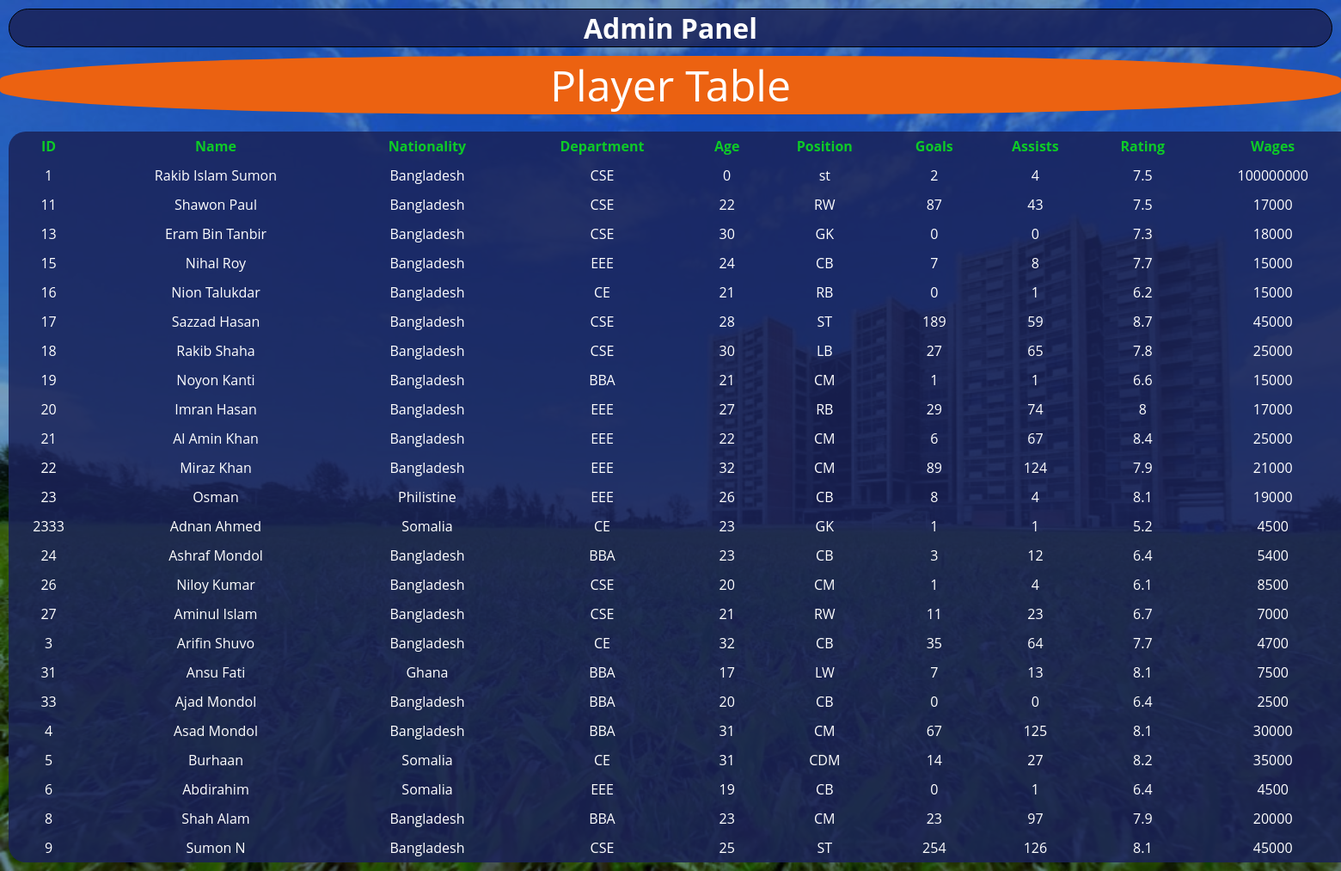
The app's page /displayplayer.php with its own data.
### tables this page shows
CREATE TABLE `player` (
  `player_id` varchar(15) NOT NULL,
  `player_name` varchar(40) NOT NULL,
  `player_position` varchar(40) NOT NULL,
  `player_age` int(11) NOT NULL,
  `player_nationality` varchar(40) NOT NULL,
  `player_goals` int(11) NOT NULL,
  `player_assists` int(11) NOT NULL,
  `player_wages` int(11) NOT NULL,
  `player_contract` date NOT NULL,
  `player_value` int(11) NOT NULL,
  `player_rating` double NOT NULL,
  `player_dept` varchar(20) DEFAULT NULL
);

### displayplayer.php (the view, shortened to what this page needs)
<?php
  include_once 'dbh.inc.php';
  $sql="Select * from player";
  $data=mysqli_query($conn,$sql);
  ?>
  <link rel="stylesheet" href="css/style.css">
<a href="adminhome.php"><h1 class = "heading">Admin Panel</h1></a>
  <header class="pth">
    Player Table <br>
  </header>
  <body>
  <div>
  <table class="er">
    <tr>
      <th>ID</th>
      <th>Name</th>
      <th>Nationality</th>
      <th>Department</th>
      <th>Age</th>
      <th>Position</th>
      <th>Goals</th>
      <th>Assists</th>
      <th>Rating</th>
      <th>Wages</th>
    </tr>
    <?php
    while($result=mysqli_fetch_assoc($data)){
      echo "<tr>
      <td>".$result['player_id']."</td>
      <td>".$result['player_name']."</td>
      <td>".$result['player_nationality']."</td>
      <td>".$result['player_dept']."</td>
      <td>".$result['player_age']."</td>
      <td>".$result['player_position']."</td>
      <td>".$result['player_goals']."</td>
      <td>".$result['player_assists']."</td>
      <td>".$result['player_rating']."</td>
      <td>".$result['player_wages']."</td>
      <td>".$result['player_contract']."</td>
      <td>".$result['player_value']."</td>
      </tr>";
    }
?>
</table>
</div>
  </body>

### css/style.css (style rules this page uses)
a { color: #fff; text-decoration: none; }
body { color: white; margin: 0; padding: 0; background-image:url("../images/f.jpg"); background-repeat: no-repeat; background-size:cover; font-family: 'Open Sans', sans-serif; background-size: cover; background-color: rgba(10, 80, 145, 0.568); background-blend-mode: multiply; }
th { padding: 6px; }
td { padding: 6px; color: #ffffff; }
.pth { font-size: 50px; background-color: #ec6211 ; margin:auto; border:#d16015 1px; border-radius: 40%; color:rgb(255, 255, 255); }
table { width: 1890px; text-align: center; margin-left: auto; margin-right: auto; border-collapse: collapse; margin: 10px; margin-top: 20px; color: rgb(14, 202, 39); background:rgba(26, 35, 88, 0.856); border-radius: 20px; }
header { text-align: center; }

### displayplayer.php (style rules this page uses)
.heading { text-align: center; border: 1px solid black; background-color: rgba(26, 35, 88, 0.856); border-radius: 50px; margin: 10px; }

### records on screen
player: player_id "1", player_name "Rakib Islam Sumon", player_nationality "Bangladesh", player_dept "CSE", player_age "0", player_position "st", player_goals "2", player_assists "4", player_rating "7.5", player_wages "100000000"
player: player_id "11", player_name "Shawon Paul", player_nationality "Bangladesh", player_dept "CSE", player_age "22", player_position "RW", player_goals "87", player_assists "43", player_rating "7.5", player_wages "17000"
player: player_id "13", player_name "Eram Bin Tanbir", player_nationality "Bangladesh", player_dept "CSE", player_age "30", player_position "GK", player_goals "0", player_assists "0", player_rating "7.3", player_wages "18000"
player: player_id "15", player_name "Nihal Roy", player_nationality "Bangladesh", player_dept "EEE", player_age "24", player_position "CB", player_goals "7", player_assists "8", player_rating "7.7", player_wages "15000"
player: player_id "16", player_name "Nion Talukdar", player_nationality "Bangladesh", player_dept "CE", player_age "21", player_position "RB", player_goals "0", player_assists "1", player_rating "6.2", player_wages "15000"
player: player_id "17", player_name "Sazzad Hasan", player_nationality "Bangladesh", player_dept "CSE", player_age "28", player_position "ST", player_goals "189", player_assists "59", player_rating "8.7", player_wages "45000"
player: player_id "18", player_name "Rakib Shaha", player_nationality "Bangladesh", player_dept "CSE", player_age "30", player_position "LB", player_goals "27", player_assists "65", player_rating "7.8", player_wages "25000"
player: player_id "19", player_name "Noyon Kanti", player_nationality "Bangladesh", player_dept "BBA", player_age "21", player_position "CM", player_goals "1", player_assists "1", player_rating "6.6", player_wages "15000"
player: player_id "20", player_name "Imran Hasan", player_nationality "Bangladesh", player_dept "EEE", player_age "27", player_position "RB", player_goals "29", player_assists "74", player_rating "8", player_wages "17000"
player: player_id "21", player_name "Al Amin Khan", player_nationality "Bangladesh", player_dept "EEE", player_age "22", player_position "CM", player_goals "6", player_assists "67", player_rating "8.4", player_wages "25000"
player: player_id "22", player_name "Miraz Khan", player_nationality "Bangladesh", player_dept "EEE", player_age "32", player_position "CM", player_goals "89", player_assists "124", player_rating "7.9", player_wages "21000"
player: player_id "23", player_name "Osman", player_nationality "Philistine", player_dept "EEE", player_age "26", player_position "CB", player_goals "8", player_assists "4", player_rating "8.1", player_wages "19000"
player: player_id "2333", player_name "Adnan Ahmed", player_nationality "Somalia", player_dept "CE", player_age "23", player_position "GK", player_goals "1", player_assists "1", player_rating "5.2", player_wages "4500"
player: player_id "24", player_name "Ashraf Mondol", player_nationality "Bangladesh", player_dept "BBA", player_age "23", player_position "CB", player_goals "3", player_assists "12", player_rating "6.4", player_wages "5400"
player: player_id "26", player_name "Niloy Kumar", player_nationality "Bangladesh", player_dept "CSE", player_age "20", player_position "CM", player_goals "1", player_assists "4", player_rating "6.1", player_wages "8500"
player: player_id "27", player_name "Aminul Islam", player_nationality "Bangladesh", player_dept "CSE", player_age "21", player_position "RW", player_goals "11", player_assists "23", player_rating "6.7", player_wages "7000"
player: player_id "3", player_name "Arifin Shuvo", player_nationality "Bangladesh", player_dept "CE", player_age "32", player_position "CB", player_goals "35", player_assists "64", player_rating "7.7", player_wages "4700"
player: player_id "31", player_name "Ansu Fati", player_nationality "Ghana", player_dept "BBA", player_age "17", player_position "LW", player_goals "7", player_assists "13", player_rating "8.1", player_wages "7500"
player: player_id "33", player_name "Ajad Mondol", player_nationality "Bangladesh", player_dept "BBA", player_age "20", player_position "CB", player_goals "0", player_assists "0", player_rating "6.4", player_wages "2500"
player: player_id "4", player_name "Asad Mondol", player_nationality "Bangladesh", player_dept "BBA", player_age "31", player_position "CM", player_goals "67", player_assists "125", player_rating "8.1", player_wages "30000"
player: player_id "5", player_name "Burhaan", player_nationality "Somalia", player_dept "CE", player_age "31", player_position "CDM", player_goals "14", player_assists "27", player_rating "8.2", player_wages "35000"
player: player_id "6", player_name "Abdirahim", player_nationality "Somalia", player_dept "EEE", player_age "19", player_position "CB", player_goals "0", player_assists "1", player_rating "6.4", player_wages "4500"
player: player_id "8", player_name "Shah Alam", player_nationality "Bangladesh", player_dept "BBA", player_age "23", player_position "CM", player_goals "23", player_assists "97", player_rating "7.9", player_wages "20000"
player: player_id "9", player_name "Sumon N", player_nationality "Bangladesh", player_dept "CSE", player_age "25", player_position "ST", player_goals "254", player_assists "126", player_rating "8.1", player_wages "45000"
